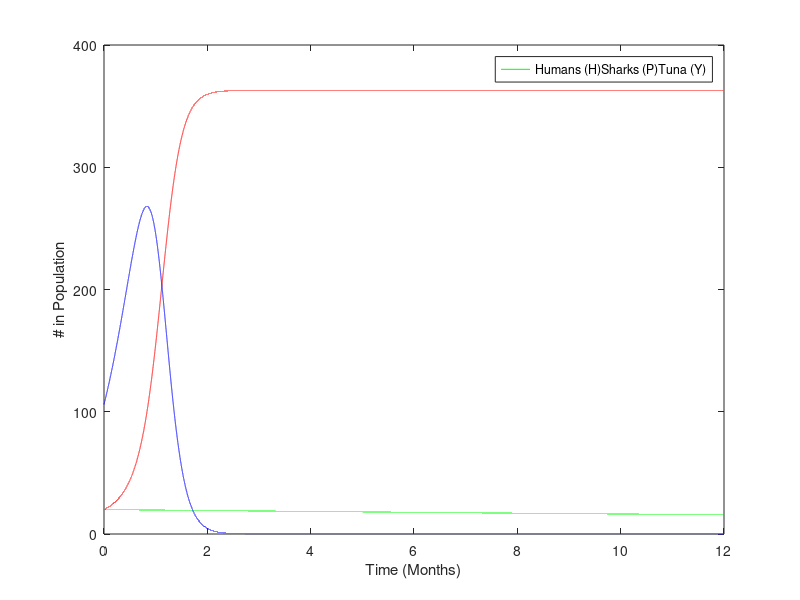

The MATLAB script that drew this image: (Note: this script raises an error after producing the figure.)
% Matt Bass, Jackson , Will
%
% mnbass21_jbpret22_wcjohn22_hw2_2_CS346.m
% CS346 -- Computational Modeling and Simulation
% Spring, 2021



%%%%%%%%%%%%%%%%%%%%%%%%%%%%%%%%%%%%%%%%%%%%%%%%%%%%%%%%%%%%%%%%%%%%%%%%%%
% READ ME:
 
% (ABOUT SCRIPT)
% This script is to run a Predator-Prey Model for where both the 
% predator and the prey are hunted by humans. This Simulation will model 
% all three populations:
%
% sharks(P): has a birth-rate modeled of that of a predator and a
%            death rate modeled after prey
% 
% tuna(Y): birth and death rate of prey
%
% humans(H): birth and death rate of a predator



% This script will plot the populations of the shark, tuna ,and humans 
% over the time rang of the simulation. The rate of change of these 
% two populations come from Lotka-Volterra Models differential
% equations:
%           
%           (dH/dt) = (b_1)K_PH(PH) + (b_2)K_YH(YH) - K_H(H)
%           
%           (dP/dt) = (b_0)K_PY(YP) - K_PH(PH)
%    
%           (dY/dt) = K_Y(Y) - K_PY(YP) - K_YH(YH)           
% 
% If a simulation over a large time period is desiered
% (I.e.) 
% If you wish to model the population of humans changing you can use this 
% differential equation below.
%
%    
    
%(HOW TO RUN):
% change the variables below to run the simulation and produce a graph
% plotting the tuna population (Y) and shark population (P) over the
% time of the simulation
    
% These variables the basic running of the finite differential equations
% simulation
numMonths = 12; %(int) This is the number of months to tun the sim
dt = 0.0001; %(float) Time step of the sim in units of months 
           % See write up for more
    
% Starting population variables that change
shark_population = 20; %(float, variable P in equation)   
tuna_population = 106;  %(float, variable Y in equation)
    
human_population = 20; %(float, variable H in equation)



human_birth_fraction_tuna = 0.5;%(b_2 should probably be a float less than
                            % 1 ,this is because represnts number of
                            % humans produced from one shark)

human_birth_fraction_shark = 0.6;%(b_1 should probably be a float less than
                            % 1 ,this is because represnts number of
                            % humans produced from one shark)

human_death_proportionality_constant = 0.02;%(K_H)

fishing_rate_tuna = 0.00;%(float between 0 and 1, reresents the 
                          % rate-constant K_YH)
                          
fishing_rate_shark = 0.00;%(float between 0 and 1, reresents the 
                          % rate-constant K_PH)
	
    
tuna_birth_fraction = 2; %(K_Y)
tuna_death_proportionality_constant = 0.02; %(K_PY float on scale
                                                % on tenths)
	
shark_birth_fraction = 0.5; %(b_0 should probably be a float less than 1)
                            % this is because represnts number of sharks
                            % produced from one tuna
                            


% boolean variables to determine which plots are shown
% if both plots are chosen they will be in a sub-plot
show_population_over_time_plot = true;
show_population_cycle_phase_plane = false;
    
% Change the variables above in the simulation for different results 
% Then run the script with the run button in MatLab
%%%%%%%%%%%%%%%%%%%%%%%%%%%%%%%%%%%%%%%%%%%%%%%%%%%%%%%%%%%%%%%%%





%Initilized the starting values fot rest of Sim

% Tuna 
tuna_births = tuna_birth_fraction*tuna_population; % K_Y(Y)
tuna_deaths = tuna_population*((tuna_death_proportionality_constant * ...
    shark_population) +(fishing_rate_tuna * ...
    human_population));% (K_PY(YP) + K_YH(YH)) (negetive pulled out)


% Shark
% (b)K_PY(YP)
shark_births = shark_birth_fraction * tuna_death_proportionality_constant...
    * tuna_population * shark_population;

% K_PH(PH) (negetive pulled out)
shark_deaths = fishing_rate_shark * shark_population*human_population;


% Human
% (b_1)K_PH(PH) + (b_2)K_YH(YH)
human_births = human_birth_fraction_shark * shark_deaths + ...
    human_birth_fraction_tuna * fishing_rate_tuna * tuna_population...
    * human_population;

% K_H(H) (negetive pulled out)
human_deaths = human_death_proportionality_constant*human_population;


% Create number of iterations for the sim
numIterations = numMonths/dt;

t = 0; % starting time is 0

% initilize lists to hold populations to plot and the time at each step
tArray = ones(1,numIterations)*t;
sharkArray = ones(1,numIterations)*shark_population;
tunaArray = ones(1,numIterations)*tuna_population;
humanArray = ones(1,numIterations)*human_population;

% simulation loop
for i = 2:numIterations
    
    t = i * dt;
    
    tuna_population = tuna_population + (tuna_births - tuna_deaths) * dt;
    shark_population = shark_population + (shark_births - shark_deaths)...
                        * dt;
    human_population = human_population + (human_births - human_deaths)...
                        * dt;

    % Tuna 
    tuna_births = tuna_birth_fraction*tuna_population; % K_Y(Y)
    tuna_deaths = tuna_population*((tuna_death_proportionality_constant * ...
        shark_population) +(fishing_rate_tuna * ...
        human_population));% (K_PY(YP) + K_YH(YH)) (negetive pulled out)


    % Shark
    % (b)K_PY(YP)
    shark_births = shark_birth_fraction * tuna_death_proportionality_constant...
        * tuna_population * shark_population;

    % K_PH(PH) (negetive pulled out)
    shark_deaths = fishing_rate_shark * shark_population*human_population;


    % Human
    % (b_1)K_PH(PH) + (b_2)K_YH(YH)
    human_births = human_birth_fraction_shark * shark_deaths + ...
        human_birth_fraction_tuna * fishing_rate_tuna * tuna_population...
        * human_population;

    % K_H(H) (negetive pulled out)
    human_deaths = human_death_proportionality_constant*human_population;

    
    %assign to arrays
    tArray(i) = t;
    sharkArray(i) = shark_population;
    tunaArray(i) = tuna_population;
    humanArray(i) = human_population;
end


% See if any graphs need to be created
if show_population_over_time_plot == true ||...
        show_population_cycle_phase_plane == true
    figure
end

%%%%%%%%

%%% never use == for a boolean

%%%%%%%%



%Create graph of populations over simulation
if show_population_over_time_plot
    %check what to see if subplot is needed
    if show_population_cycle_phase_plane
        subplot(1,2,1)
        sgtitle(["Predator Prey Model of Sharks Tuna and "+...
        "Humans over " + {numMonths} + " Months","","dt= "+{dt} + ...
        "   K_H= " + {human_death_proportionality_constant} + "   K_P_H= " ...
        + {fishing_rate_shark} + "   K_Y_H= " + {fishing_rate_tuna} + ...
        "   K_Y= " + {tuna_birth_fraction} + "   K_P_Y= " + ...
        {tuna_death_proportionality_constant},"b_0= " + ...
        {shark_birth_fraction} + "   b_1= " + {human_birth_fraction_shark} ...
        + "   b_2= " + {human_birth_fraction_tuna}])
    
    end
    
    plot(tArray,humanArray, 'g')
    hold on
    plot(tArray,sharkArray, 'r')
    plot(tArray,tunaArray, 'b')
    
    legend(["Humans (H)", "Sharks (P)","Tuna (Y)"],'FontSize',9)
    xlabel("Time (Months)")
    ylabel("# in Population")
    
    if ~show_population_cycle_phase_plane
        title(["Predator Prey Model of Sharks Tuna and "+...
        "Humans over " + {numMonths} + " Months","","dt= "+{dt} + ...
        "   K_H= " + {human_death_proportionality_constant} + "   K_P_H= " ...
        + {fishing_rate_shark} + "   K_Y_H= " + {fishing_rate_tuna} + ...
        "   K_Y= " + {tuna_birth_fraction} + "   K_P_Y= " + ...
        {tuna_death_proportionality_constant},"b_0= " + ...
        {shark_birth_fraction} + "   b_1= " + {human_birth_fraction_shark} ...
        + "   b_2= " + {human_birth_fraction_tuna}])
    end
   
end


% Population Cycle Phase Plane plot

if show_population_cycle_phase_plane
    
    %see if subplot is need
    if show_population_over_time_plot
         subplot(1,2,2)
    end
    
    % Make the vector field for the graph
    % based off of:
    %           (dY/dt) = K_Y(Y) - K_PY(YP) - K_YH(YH)
    %    
    %           (dP/dt) = (b)K_PY(YP) - K_P(P) - K_PH(PH)
    
    max_pop = max(max(sharkArray,tunaArray))*1.05;
    [vect_tuna,vect_shark]=meshgrid(0:10:max_pop,...
        0:10:max_pop*1.05);

    U = tuna_birth_fraction*vect_tuna - (tuna_death_proportionality_constant... 
        .*vect_tuna.*vect_shark+fishing_rate.*human_population.*vect_tuna);

    V = shark_birth_fraction.*vect_tuna.*vect_shark-(vect_shark.*...
        (shark_death_proportionality_constant+fishing_rate*...
        human_population));

    L=sqrt(U.^2+V.^2);
    quiver(vect_tuna,vect_shark,U./L,V./L,.5,'k')
    hold on
    scatter(tunaArray,sharkArray)
    xlabel("Tuna(Y)")
    ylabel("Shark(P)")
    
    %see if title is needed 
    if ~show_population_over_time_plot
        title(["Predator Prey Model of Sharks Tuna and "+...
        "Humans over " + {numMonths} + " Months","","dt= "+{dt} + ...
        "   K_H= " + {human_death_proportionality_constant} + "   K_P_H= " ...
        + {fishing_rate_shark} + "   K_Y_H= " + {fishing_rate_tuna} + ...
        "   K_Y= " + {tuna_birth_fraction} + "   K_P_Y= " + ...
        {tuna_death_proportionality_constant},"b_0= " + ...
        {shark_birth_fraction} + "   b_1= " + {human_birth_fraction_shark} ...
        + "   b_2= " + {human_birth_fraction_tuna}])
    end
    % Finding the Equilibrium point (see write up for equations)
    equilibrium_tuna_pop = (tuna_birth_fraction - (fishing_rate * ...
                human_population))/tuna_death_proportionality_constant;

    equilibrium_shark_pop = (shark_death_proportionality_constant + ...
        (fishing_rate * human_population))/shark_birth_fraction;



    scatter(equilibrium_shark_pop,equilibrium_tuna_pop, 'blue', 'Filled')
    legend(["Population Vector Field","Population Phaser Cycle initial (" + ...
        {tunaArray(1)} + " Y , " + {sharkArray(1)} + " P)",...
        "Non 0's Equilibrium Point (" + {equilibrium_shark_pop} + " Y , " + ...
        {equilibrium_tuna_pop} + " P)" ],'FontSize',9, 'Location' ,...
        'southeast')

    axis equal tight
end